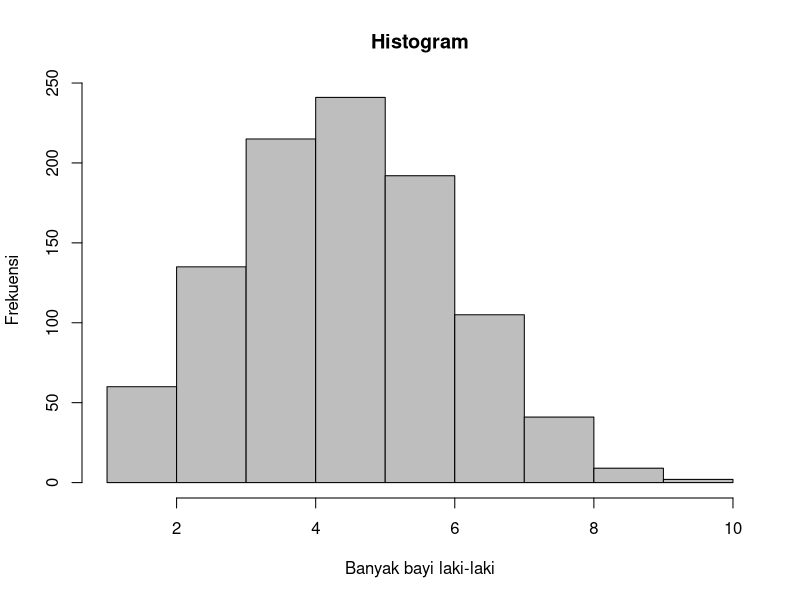

This chart was generated by the following R code:
# Nama  : Ghifari Maaliki Syafa Syuhada
# NRP   : 5025211158
# Kelas : Probabilitas dan Statistika C
#
# ---------- Modul 1 Praktikum Probabilitas dan Statistik 2023 ----------
# ----------------------- Distribusi Probabilitas -----------------------

# 1

n = 10
p = 0.488
vals <- c(0:10)

# a. Distribusi banyak bayi laki-laki
cat("Distribusi: ",
    dbinom(vals, n, p, log = FALSE)
    ,"\n"
)

# b. Tepat 3 bayi laki-laki
cat("Kemungkinan tepat 3 bayi laki-laki dilahirkan: ",
    dbinom(3, n, p, log = FALSE)
    ,"\n"
)

# c. Kurang dari 3 bayi laki-laki
cat("Kemungkinan kurang dari 3 bayi laki-laki dilahirkan: ",
    pbinom(3, n, p, lower.tail = TRUE, log = FALSE)
    ,"\n"
)

# d. Lebih dari 3 bayi laki-laki 
cat("Kemungkinan lebih dari 3 bayi laki-laki dilahirkan: ",
    pbinom(3, n, p, lower.tail = FALSE, log = FALSE)
    ,"\n"
)


# e. Nilai harapan dan standar deviasi
cat("Nilai harapan: ",
    ev <- n*p
    ,"\n"
)

cat("Standar deviasi: ",
    sqrt(n*p*(1-p))
    ,"\n"
)

# f. Membuat histogram
set.seed(0)
rand <- rbinom(1000, n, p)
hist(rand, col = "grey", border = "black",
     main = "Histogram",
     xlab = "Banyak bayi laki-laki",
     ylab = "Frekuensi")
